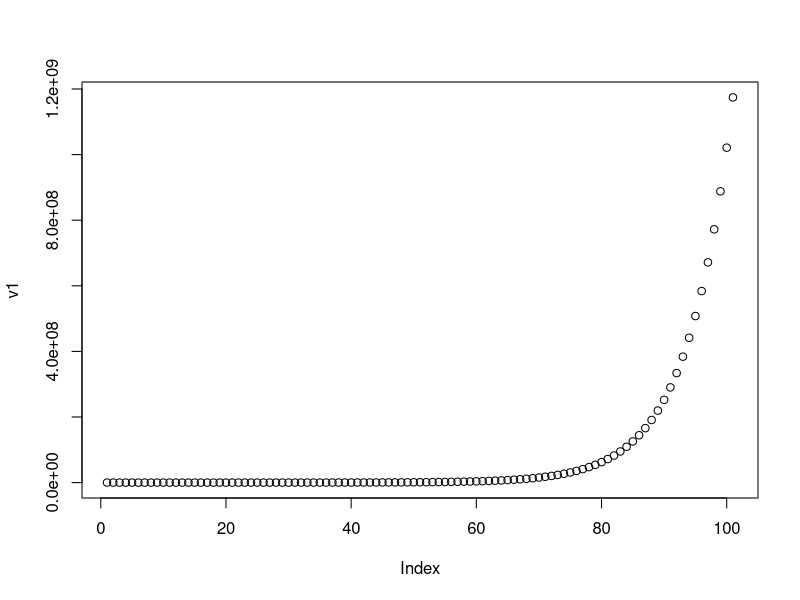
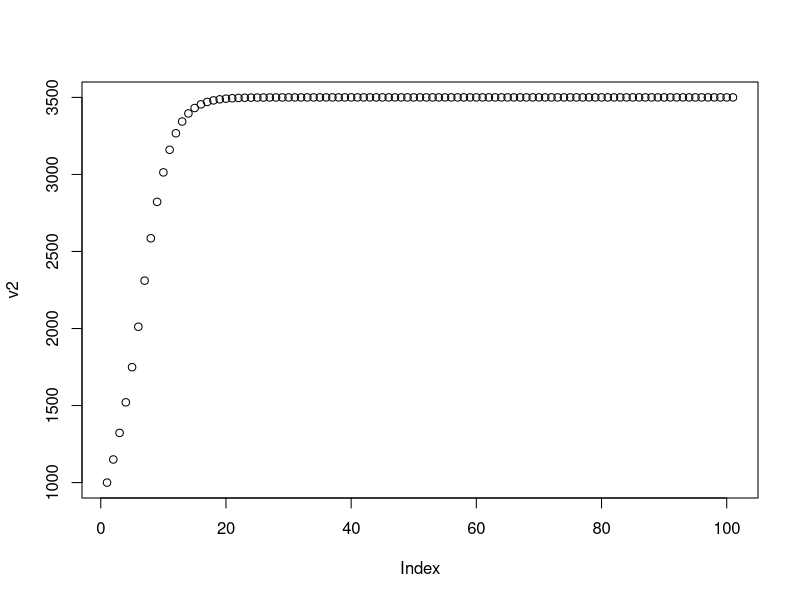

These charts were generated, in order, by the following R code:
# Objetos no R
  
## Números

# Podemos usar o R como uma calculadora.

5 + 4
3 * 2
( 1.4 - 2*(3+10.1) )/20

exp(2)
log(10)
sin(pi)
cos(pi)

#E podemos atribuir valores às variáveis locais e realizar operações a partir delas.

x = 5
x + 4
x^2
(2*x - 1)/3
log((2*x - 1)/3)

## Caracteres

a = "oi"
a
b = "com vai?"
b

paste(a,b)
paste(a,", ",b)
paste0(a,", ",b)

## Lógicos

3 < 2
2 == 2.0
2 != 2.0
x >= 0
(3==4) & (2>=1)
(3==3) | (2>=1)

## Vetores

y = c(2,3,4,5,6)
y

texto1 = c("A","AA","ABB")
texto1

logico = c(F,F,T)
logico

x;y
z = c(x,y)
z

texto2 = c("1","2","3","4","5","6")
c(texto1,texto2)
ab = c(a,b)
ab

y
y + 4
z
y + z

texto1
paste(texto1,"0")

logico
logico & TRUE
logico & c(TRUE,FALSE,FALSE)
logico | TRUE
logico | c(TRUE,FALSE,FALSE)


## Funções


nome_da_funcao = function(argumento1,argumento2){
  # aqui colocamos a operacao que queremos realizar com os valores passados 
  # como argumentos de entrada
  saida = (argumento1 + argumento2 + 10)/2
  #o comando return defini o que a funcao retorna
  return(saida)
}
nome_da_funcao(3,4)


# Problema - Investimento

# Suponha que eu tenha R\$1.000,00 para investirna poupança, que rende 0,5% ao mês. Como posso usar o R para saber o montante que terei aplicado depois de 3 anos?
  
valor = 1000
for(i in 1:36){
  valor = valor + valor*0.5/100
}
valor

#E depois de 10 anos?
  
valor = 1000
for(i in 1:120){
  valor = valor + valor*0.5/100
}
valor

#E se o investimento inicial for de R\$900,00 em vez de R\$1.000,00, quanto eu terei depois de 10 anos?
  
valor = 900
for(i in 1:120){
  valor = valor + valor*0.5/100
}
valor

#E se o investimento rendesse 0,6% ao mês, qual o valor guardado depois de 10 anos?
  
valor = 1000
for(i in 1:120){
  valor = valor + valor*0.6/100
}
valor

# função investimento
  
investimento = function(valor,n,taxa){
  for(i in 1:n){
    valor = valor + valor*taxa/100
  }
  return(valor)
}

investimento(1000,36,0.5)
investimento(1000,120,0.5)
investimento(900,120,0.5)
investimento(1000,120,0.6)

#E se quiséssemos saber quantos meses temos que esperar até conseguirmos juntar R\$ 15.000,00 com uma aplicação inicial de R\$ 1.000, parcelas mensais de R\$ 60 e juros de 0,5% ao mês?

valor = 1000
r = 0.5
parcelas = 60
n = 1
while(valor < 15000){
  valor = valor + valor*r/100 + parcelas
  n = n + 1
}
n
valor

#outra opção
valor = 1000
r = 0.5
parcelas = 60
n = 1
repeat{
  valor = valor + valor*r/100 + parcelas
  n = n + 1
  if(valor > 15000){
    break
  }
}
n
valor

# Que tal uma função?
  
meses_para_juntar = function(montante,investimento,parcelas,r){
  n = 1
  valor = investimento
  repeat{
    valor = valor + valor*r/100 + parcelas
    n = n + 1
    if(valor > montante){
      break
    }
  }
  return(c(n,valor))
}

meses_para_juntar(15000,1000,60,0.5)
meses_para_juntar(20000,1200,100,0.5)
meses_para_juntar(15000,1000,60,0.5)




# Problema - Crescimento Populacional

# Queremos simular o crescimento de uma população de microorganismos dentro de um laboratório.
#-   Chamamos de taxa de nascimento semanal o quanto a população cresce, em porcentagem, a cada semana.
#-   Chamamos de taxa de mortalidade semanal o quanto a população diminui, em porcentagem, a cada semana.
# Suponha uma população inicial de 100 microorganismos com taxa de nascimento de 20% e taxa de morte de 5%. Depois de 4 semanas, qual o tamanho da população?
  
pop = 1000
for(i in 1:4){
  pop = pop + 0.2*pop - 0.05*pop
}
pop

#Depois de 8 semanas, qual o tamanho da população?
  
pop = 1000
for(i in 1:8){
  pop = pop + 0.2*pop - 0.05*pop
}
pop

# Vamos fazer uma função 

populacao = function(pop,nas,mor,n){
  for(i in 1:n){
    pop = pop + nas*pop - mor*pop
  }
  return(pop)
}

populacao(1000,0.2,0.05,20)
populacao(1000,0.2,0.2,20)
populacao(1000,0.05,0.2,20)

#Suponha agora condições limitadas de alimentação.
#-   A mesma taxa de nascimento de 20%.
#-   A taxa de mortalidade que será diferente.
#-   Para população menor que 2.000, a taxa de mortalidade é de 5%.
#-   Para poulação acima de 2.000, a taxa de mortalidade é 5% + (tamanho da populacao - 2000)/10000

#Qual o tamanho dessa populacao depois de 20 dias?
 
for(i in 1:20){
  if(pop < 2000){
    pop = pop + 0.2*pop - 0.05*pop
  } else {
    pop = pop + 0.2*pop - (0.05 + (pop-2000)/10000)*pop
  }
}
pop

# Vamos fazer uma nova função para esse novo cenário.

populacao2 = function(pop,nas,mor,n){
  for(i in 1:n){
    if(pop < 2000){
      pop = pop + nas*pop - mor*pop
    } else {
      pop = pop + 0.2*pop - (0.05 + (pop-2000)/10000)*pop
    }
  }
  return(pop)
}

populacao(1000,0.2,0.05,20)
populacao2(1000,0.2,0.05,20)

populacao(1000,0.2,0.2,20)
populacao2(1000,0.2,0.2,20)

populacao(1000,0.05,0.2,20)
populacao2(1000,0.05,0.2,20)


#Seria interessante a gente observar o crescimento dessa populacao ao longo das semanas.

populacao_vec = function(pop,nas,mor,n){
  vec_pop = pop
  for(i in 1:n){
    pop = pop + nas*pop - mor*pop
    vec_pop = c(vec_pop,pop)
  }
  return(vec_pop)
}

populacao_vec(1000,0.2,0.05,100)

v1 = populacao_vec(1000,0.2,0.05,100)
plot(v1)


populacao2_vec = function(pop,nas,mor,n){
  vec_pop = pop
  for(i in 1:n){
    if(pop < 2000){
      pop = pop + nas*pop - mor*pop
    } else {
      pop = pop + 0.2*pop - (0.05 + (pop-2000)/10000)*pop
    }
    vec_pop = c(vec_pop,pop)
  }
  return(vec_pop)
}


populacao2_vec(1000,0.2,0.05,100)

v2 = populacao2_vec(1000,0.2,0.05,100)
plot(v2)



# Problema - Fatoração

# Como a gente faz para fatorar um número?
# Qual seria a fatoração do número 1234567890 em fatores primos?
#-   Passo 1: O primeiro divisor é $d = 2$.
#-   Passo 2: Se o número for divisível por $d$, divide ele por $d$ e verifica o quociente:
#     -   Se o quiciente for 1, fim.
#     -   Se o quiciente for diferente de 1, repete o passo 2, agora com o quociente.
#-   Passo 3: Se o número não for divisível por $d$, segue.
#-   Passo 4: Faça $d = d + 1$ e volte para o passo 2.

## Problema - Fatoração

options(digits=10)
1234567890/2
quociente = 1234567890/2
quociente
## fatores: 2
quociente/2
quociente/3
quociente = quociente/3
quociente
## fatores: 2, 3
quociente/3
quociente = quociente/3
quociente
## fatores: 2, 3, 3
quociente/3
quociente = quociente/3
quociente
## fatores: 2, 3, 3, 3
quociente/3
quociente/4
quociente/5
quociente = quociente/5
quociente
## fatores: 2, 3, 3, 3, 5
quociente/5
quociente/6
quociente/7
quociente/8
quociente/11
quociente/13
quociente/17
quociente/23
quociente/29
quociente/31
quociente/37
quociente/41
quociente/43
## muito trabalhoso.. vamos fazer um programa que faca isso pra gente?



quociente = 1234567890
fatores = NULL
d = 2
while(quociente>1){
  if(quociente%%d==0){
    quociente = quociente/d
    fatores = c(fatores,d)
  } else {
    d = d + 1
  }
}
fatores


#Vamos fazer uma função que recebe um número qualquer e retorna um vetor com a fatoração deste número em fatores primos?
  
fatoracao  = function(numero){
  quociente = numero
  fatores = NULL
  d = 2
  while(quociente>1){
    if(quociente%%d==0){
      quociente = quociente/d
      fatores = c(fatores,d)
    } else {
      d = d + 1
    }
  }
  return(fatores)
}



fatoracao(123456)
fatoracao(5542132)


#Será que a função `fatoracao` consegue ajudar a gente a definir outra função capaz de identificar se um número é primo ou não?


eh_primo  = function(numero){
  if(numero == 1 || numero == 2){
    return(TRUE)
  }
  d = 2
  while(d<numero){
    if(numero%%d==0){
      return(FALSE)
    } else {
      d = d + 1
    }
  }
  return(TRUE)
}


eh_primo(12345678989)
eh_primo(13)
eh_primo(59)
eh_primo(8317)

# E se quiséssemos uma função que retornasse todos os primos menores que um número dado como argumento de entrada?


primos_menores_que = function(N){
  primos = NULL
  for(i in 1:N){
    if(eh_primo(i)){
      primos = c(primos,i)
    }
  }
  return(primos)
}


primos_menores_que(1000)
primos_menores_que(2000)
